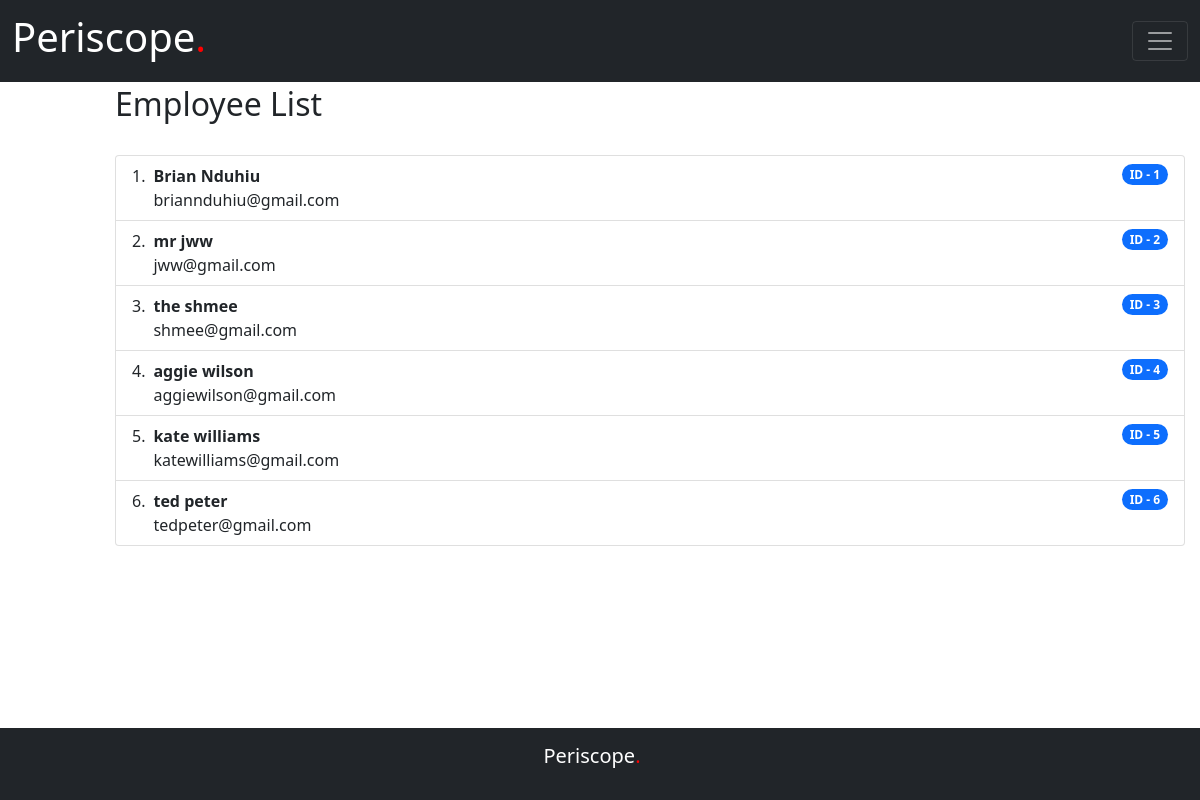
The app's page /sup/employees with its own data.
### models.py (models this page shows)
class Employee(db.Model, UserMixin):
    id = db.Column(db.Integer, primary_key=True)
    email = db.Column(db.String(150), unique=True)
    password = db.Column(db.String(150))
    first_name = db.Column(db.String(150))
    last_name = db.Column(db.String(150))
    tasks = db.relationship('Tasks')
    shift = db.relationship('Shift')

### views.py (the view)
@views.route('/sup/employees')
def sup_employees():
    employees = db.session.query(Employee)
    return render_template("employeeList.html", employees=employees)

### templates/employeeList.html
{% extends "sup_base.html" %}
{%block content%}
<div style="margin-top: 85px;
width: 1070px;
margin-left: 115px;
overflow: scroll;
">
    <h2>Employee List</h2>
    <br>
    <ol class="list-group list-group-numbered" >
        {% for employee in employees %}
        <li class="list-group-item d-flex justify-content-between align-items-start">
            <div class="ms-2 me-auto">
              <div class="fw-bold">{{employee.first_name}} {{employee.last_name}}</div>
              {{employee.email}}
            </div>
            <span class="badge bg-primary rounded-pill"> ID - {{employee.id}} </span>
          </li>
        {% endfor %}
    </ol>
</div>
{%endblock%}

### records on screen
Employee: first_name "Brian", last_name "Nduhiu", email "briannduhiu@gmail.com", id "1"
Employee: first_name "mr", last_name "jww", email "jww@gmail.com", id "2"
Employee: first_name "the", last_name "shmee", email "shmee@gmail.com", id "3"
Employee: first_name "aggie", last_name "wilson", email "aggiewilson@gmail.com", id "4"
Employee: first_name "kate", last_name "williams", email "katewilliams@gmail.com", id "5"
Employee: first_name "ted", last_name "peter", email "tedpeter@gmail.com", id "6"
